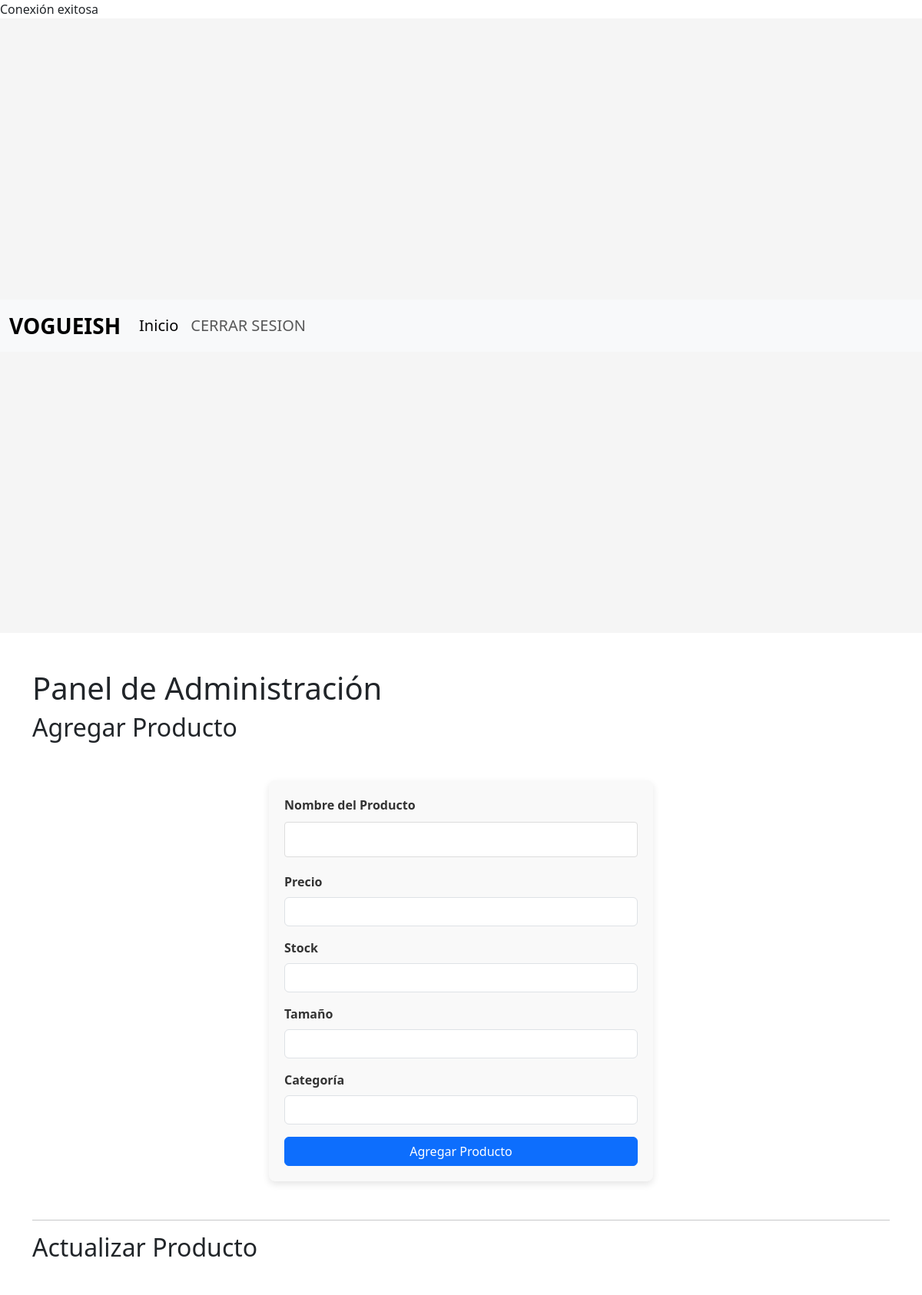
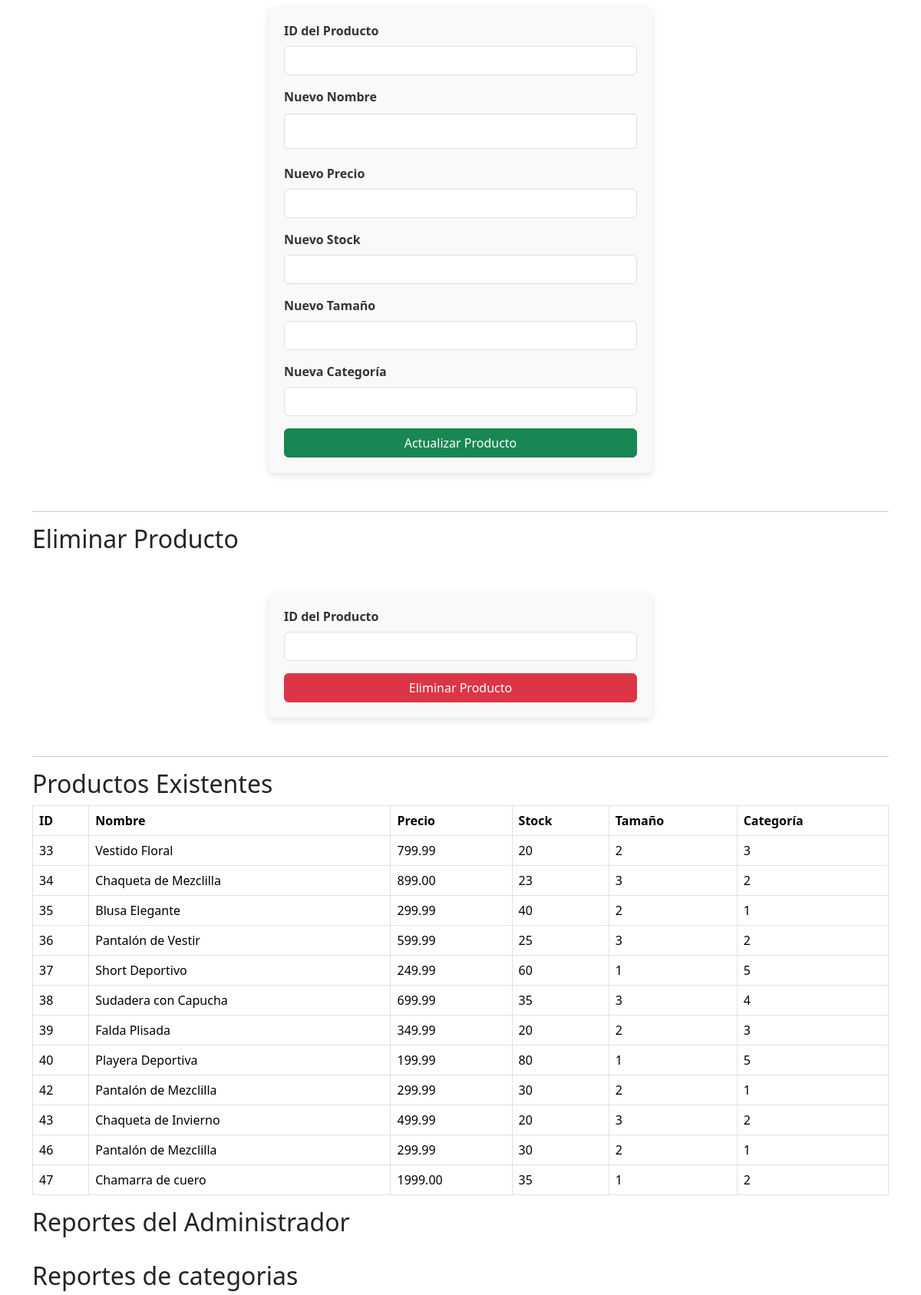
The page /admin.php (signed in, upper part) on the database its author committed (2 pictures, top to bottom).
### tables this page shows
CREATE TABLE `producto` (
  `producto_id` int(11) NOT NULL,
  `nombre` varchar(100) NOT NULL,
  `precio` float(10,2) DEFAULT NULL,
  `stock` int(11) DEFAULT NULL,
  `tamano_id` int(11) DEFAULT NULL,
  `categoria_id` int(11) DEFAULT NULL
);

### admin.php (the view, shortened to what this page needs)
<?php
include('conexion.php');
$query = "SELECT * FROM producto";
$result = $conn->query($query);
?>
<head>
    <link rel="stylesheet" href="styles.css">
    <link href="https://cdn.jsdelivr.net/npm/bootstrap-icons/font/bootstrap-icons.css" rel="stylesheet">
    <link href="https://cdn.jsdelivr.net/npm/bootstrap@5.3.3/dist/css/bootstrap.min.css" rel="stylesheet">
</head>
<header class="header">
    <nav class="navbar navbar-expand-lg bg-body-tertiary w-100">
        <div class="container-fluid">
            <a class="navbar-brand fs-3 logo" href="#">Vogueish</a>
            <div class="collapse navbar-collapse" id="navbarText">
                <ul class="navbar-nav me-auto mb-2 mb-lg-0 fs-5">
                    <li class="nav-item">
                        <a class="nav-link active" aria-current="page" href="#">Inicio</a>
                    </li>
                    <li class="nav-item">
                        <a class="nav-link" href="logout.php">CERRAR SESION</a>
                    </li>
                </ul>
            </div>
        </div>
    </nav>
</header>
<div class="container mt-5">
    <h1>Panel de Administración</h1>
    <h2>Agregar Producto</h2>
    <form action="add_product.php" method="POST">
        <div class="mb-3">
            <label for="nombre" class="form-label">Nombre del Producto</label>
            <input type="text" class="form-control" name="nombre" id="nombre" required>
        </div>
        <div class="mb-3">
            <label for="precio" class="form-label">Precio</label>
            <input type="number" step="0.01" class="form-control" name="precio" id="precio" required>
        </div>
        <div class="mb-3">
            <label for="stock" class="form-label">Stock</label>
            <input type="number" class="form-control" name="stock" id="stock" required>
        </div>
        <div class="mb-3">
            <label for="tamano_id" class="form-label">Tamaño</label>
            <input type="number" class="form-control" name="tamano_id" id="tamano_id">
        </div>
        <div class="mb-3">
            <label for="categoria_id" class="form-label">Categoría</label>
            <input type="number" class="form-control" name="categoria_id" id="categoria_id">
        </div>
        <button type="submit" class="btn btn-primary">Agregar Producto</button>
    </form>
    <hr>
    <h2>Actualizar Producto</h2>
    <form action="update_product.php" method="POST">
        <div class="mb-3">
            <label for="producto_id" class="form-label">ID del Producto</label>
            <input type="number" class="form-control" name="producto_id" id="producto_id" required>
        </div>
        <div class="mb-3">
            <label for="nombre" class="form-label">Nuevo Nombre</label>
            <input type="text" class="form-control" name="nombre" id="nombre">
        </div>
        <div class="mb-3">
            <label for="precio" class="form-label">Nuevo Precio</label>
            <input type="number" class="form-control" name="precio" id="precio">
        </div>
        <div class="mb-3">
            <label for="stock" class="form-label">Nuevo Stock</label>
            <input type="number" class="form-control" name="stock" id="stock">
        </div>
        <div class="mb-3">
            <label for="tamano_id" class="form-label">Nuevo Tamaño</label>
            <input type="number" class="form-control" name="tamano_id" id="tamano_id">
        </div>
        <div class="mb-3">
            <label for="categoria_id" class="form-label">Nueva Categoría</label>
            <input type="number" class="form-control" name="categoria_id" id="categoria_id">
        </div>
        <button type="submit" class="btn btn-success">Actualizar Producto</button>
    </form>
    <hr>
    <h2>Eliminar Producto</h2>
    <form action="delete_product.php" method="POST">
        <div class="mb-3">
            <label for="producto_id" class="form-label">ID del Producto</label>
            <input type="number" class="form-control" name="producto_id" id="producto_id" required>
        </div>
        <button type="submit" class="btn btn-danger">Eliminar Producto</button>
    </form>
    <hr>
    <h2>Productos Existentes</h2>
    <table class="table table-bordered">
        <thead>
            <tr>
                <th>ID</th>
                <th>Nombre</th>
                <th>Precio</th>
                <th>Stock</th>
                <th>Tamaño</th>
                <th>Categoría</th>
            </tr>
        </thead>
        <tbody>
            <?php while ($producto = $result->fetch_assoc()) { ?>
                <tr>
                    <td><?php echo $producto['producto_id']; ?></td>
                    <td><?php echo $producto['nombre']; ?></td>
                    <td><?php echo $producto['precio']; ?></td>
                    <td><?php echo $producto['stock']; ?></td>
                    <td><?php echo $producto['tamano_id']; ?></td>
                    <td><?php echo $producto['categoria_id']; ?></td>
                </tr>
            <?php } ?>
        </tbody>
    </table>
</div>
<div class="container">
    <h2>Reportes del Administrador</h2>
    <div class="reportes">
        <br>
    <h2>Reportes de categorias</h2>
        <?php include 'reporte_categorias.php'; ?>
        <?php include 'reporte_categorias.php'; ?>
        <?php include 'reporte_categorias.php'; ?>
        <?php include 'reporte_categorias.php'; ?>
        <?php include 'reporte_categorias.php'; ?>
        <?php include 'reporte_categorias.php'; ?>
        <?php include 'reporte_categorias.php'; ?>
        <?php include 'reporte_categorias.php'; ?>
        <?php include 'reporte_categorias.php'; ?>
        <?php include 'reporte_categorias.php'; ?>
    </div>
</div>
</body>
</html>

### styles.css (style rules this page uses)
* { margin: 0; padding: 0; box-sizing: border-box; text-decoration: none; list-style: none; }
body { font-family: 'Poppins', sans-serif; }
form { max-width: 500px; margin: 50px auto; padding: 20px; background-color: #f9f9f9; border-radius: 8px; box-shadow: 0 4px 10px rgba(0, 0, 0, 0.1); }
form label { font-weight: bold; margin-bottom: 8px; display: block; font-size: 16px; color: #333; }
form input[type="text"], form input[type="email"], form input[type="password"], form select { width: 100%; padding: 10px; margin: 10px 0 20px; border: 1px solid #ddd; border-radius: 4px; font-size: 16px; color: #555; }
form button { width: 100%; padding: 15px; background-color: #3498db; color: white; border: none; border-radius: 4px; font-size: 18px; cursor: pointer; transition: background-color 0.3s ease; }
.header { display: flex; flex-direction: column; align-items: center; justify-content: center; min-height: 100vh; background-color: #f5f5f5; padding: 0; }
.logo { font-size: 25px; color: #111111; text-transform: uppercase; font-weight: 800; }
table { width: 100%; }
th, td { color: #FFFFFF; }

### rows shown on the page
producto: producto_id "33", nombre "Vestido Floral", precio "799.99", stock "20", tamano "2", categoria "3"
producto: producto_id "34", nombre "Chaqueta de Mezclilla", precio "899.00", stock "23", tamano "3", categoria "2"
producto: producto_id "35", nombre "Blusa Elegante", precio "299.99", stock "40", tamano "2", categoria "1"
producto: producto_id "36", nombre "Pantalón de Vestir", precio "599.99", stock "25", tamano "3", categoria "2"
producto: producto_id "37", nombre "Short Deportivo", precio "249.99", stock "60", tamano "1", categoria "5"
producto: producto_id "38", nombre "Sudadera con Capucha", precio "699.99", stock "35", tamano "3", categoria "4"
producto: producto_id "39", nombre "Falda Plisada", precio "349.99", stock "20", tamano "2", categoria "3"
producto: producto_id "40", nombre "Playera Deportiva", precio "199.99", stock "80", tamano "1", categoria "5"
producto: producto_id "42", nombre "Pantalón de Mezclilla", precio "299.99", stock "30", tamano "2", categoria "1"
producto: producto_id "43", nombre "Chaqueta de Invierno", precio "499.99", stock "20", tamano "3", categoria "2"
producto: producto_id "46", nombre "Pantalón de Mezclilla", precio "299.99", stock "30", tamano "2", categoria "1"
producto: producto_id "47", nombre "Chamarra de cuero", precio "1999.00", stock "35", tamano "1", categoria "2"
